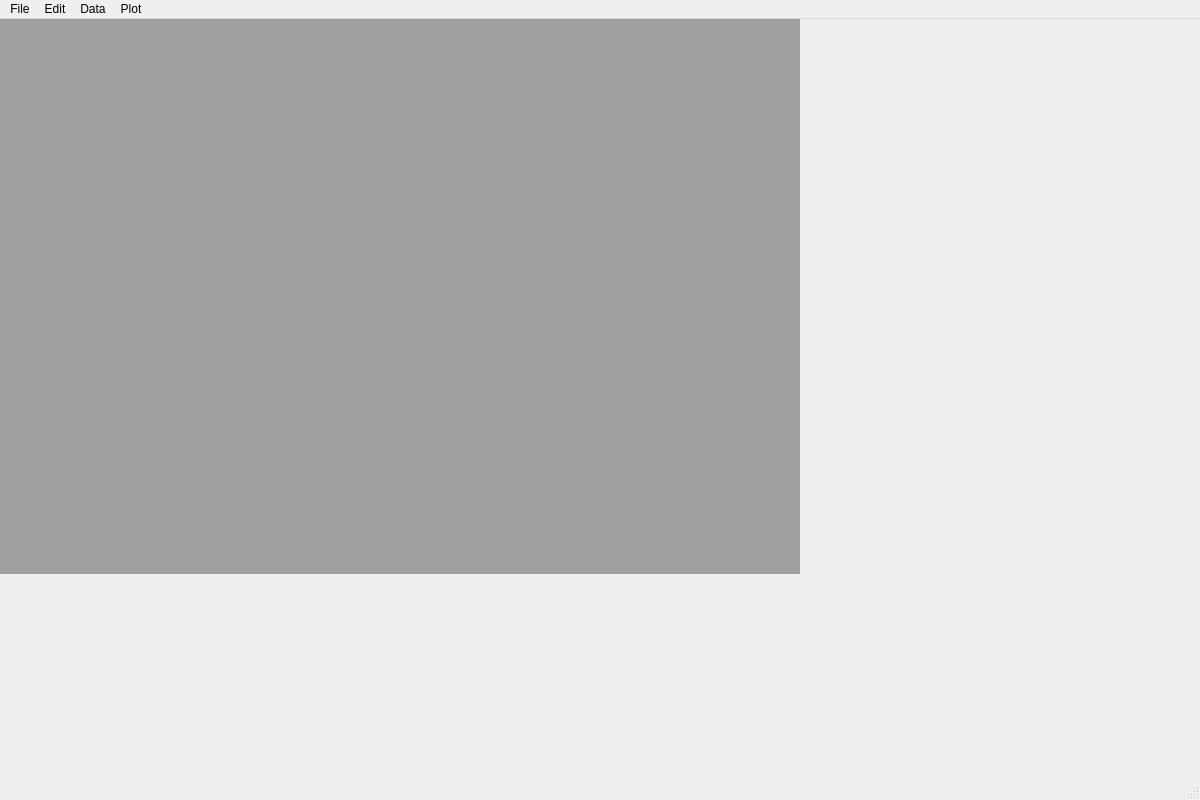
<?xml version="1.0" encoding="UTF-8"?>
<ui version="4.0">
 <class>MainWindow</class>
 <widget class="QMainWindow" name="MainWindow">
  <property name="geometry">
   <rect>
    <x>0</x>
    <y>0</y>
    <width>1200</width>
    <height>800</height>
   </rect>
  </property>
  <property name="windowTitle">
   <string>PySciPlot</string>
  </property>
  <widget class="QWidget" name="centralwidget">
   <widget class="QMdiArea" name="workspace">
    <property name="geometry">
     <rect>
      <x>0</x>
      <y>0</y>
      <width>800</width>
      <height>555</height>
     </rect>
    </property>
   </widget>
  </widget>
  <widget class="QMenuBar" name="menubar">
   <property name="geometry">
    <rect>
     <x>0</x>
     <y>0</y>
     <width>1200</width>
     <height>22</height>
    </rect>
   </property>
   <widget class="QMenu" name="menuFile">
    <property name="title">
     <string>File</string>
    </property>
    <widget class="QMenu" name="menuNew">
     <property name="title">
      <string>New</string>
     </property>
     <addaction name="actionNew_Table"/>
    </widget>
    <addaction name="menuNew"/>
    <addaction name="actionQuit"/>
    <addaction name="actionShow_Waves"/>
   </widget>
   <widget class="QMenu" name="menuEdit">
    <property name="title">
     <string>Edit</string>
    </property>
   </widget>
   <widget class="QMenu" name="menuData">
    <property name="title">
     <string>Data</string>
    </property>
    <addaction name="actionManage_Waves"/>
    <addaction name="actionManage_Tables"/>
   </widget>
   <widget class="QMenu" name="menuPlot">
    <property name="title">
     <string>Plot</string>
    </property>
    <addaction name="actionCreate_Plot"/>
   </widget>
   <addaction name="menuFile"/>
   <addaction name="menuEdit"/>
   <addaction name="menuData"/>
   <addaction name="menuPlot"/>
  </widget>
  <widget class="QStatusBar" name="statusbar"/>
  <action name="actionQuit">
   <property name="text">
    <string>Quit</string>
   </property>
   <property name="shortcut">
    <string>Ctrl+Q</string>
   </property>
  </action>
  <action name="actionNew_Table">
   <property name="text">
    <string>New Table</string>
   </property>
   <property name="shortcut">
    <string>Ctrl+T</string>
   </property>
  </action>
  <action name="actionManage_Waves">
   <property name="text">
    <string>Manage Waves</string>
   </property>
   <property name="shortcut">
    <string>Ctrl+A</string>
   </property>
  </action>
  <action name="actionManage_Tables">
   <property name="text">
    <string>Manage Tables</string>
   </property>
  </action>
  <action name="actionShow_Waves">
   <property name="text">
    <string>Show Waves</string>
   </property>
  </action>
  <action name="actionCreate_Plot">
   <property name="text">
    <string>Create Plot</string>
   </property>
  </action>
 </widget>
 <resources/>
 <connections/>
</ui>
